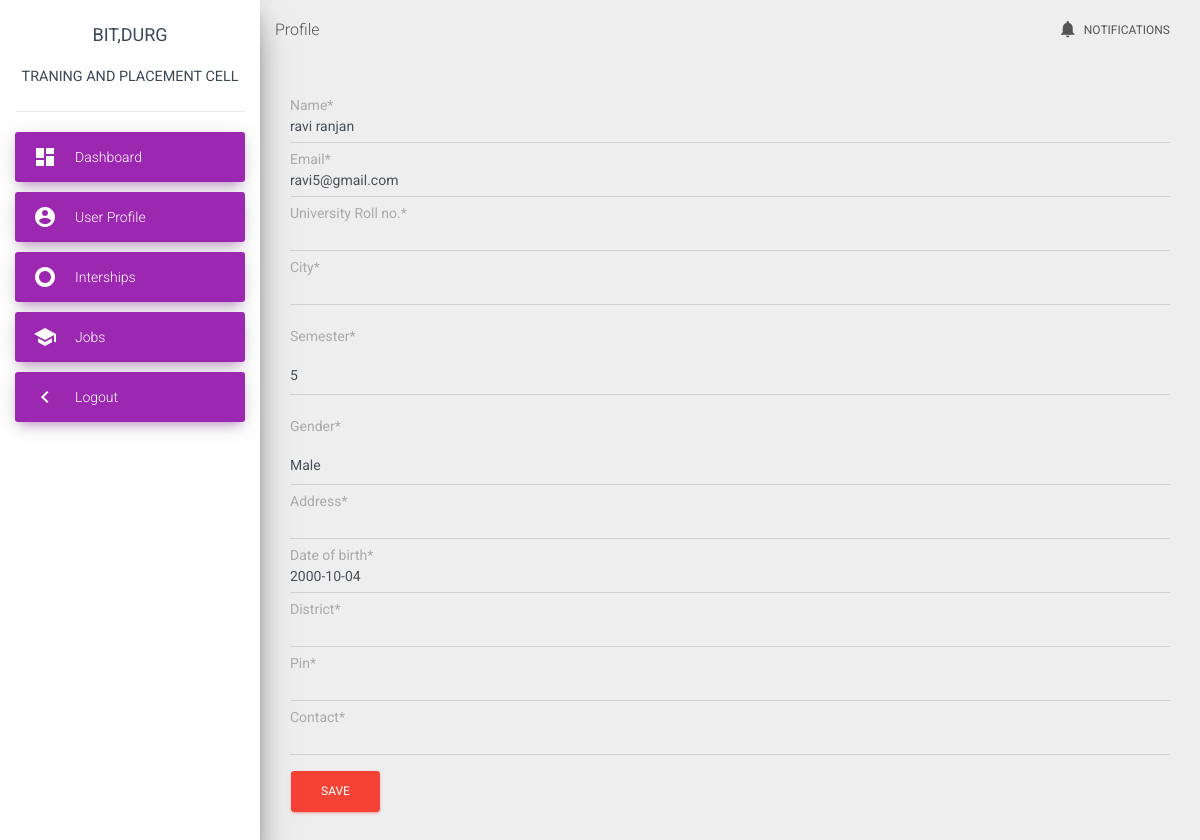
The page /profile/ (signed in) on the database its author committed.
### student/models.py (models this page shows, shortened)
class Profile (models.Model):
    user            = models.OneToOneField(User,verbose_name="User", on_delete=models.CASCADE,null=True)
    name            = models.CharField(verbose_name="Name",max_length=60,null=True)
    email           = models.EmailField(max_length=50,null=True)
    u_roll          = models.PositiveIntegerField(verbose_name="University Roll no.",null=True)
    city            = models.CharField(verbose_name="City", max_length=50,null=True)
    sem             = models.CharField(verbose_name="Semester",choices=SEM,null=True,max_length=1)
    gender          = models.CharField(verbose_name="Gender", default = 'Male', max_length=50,choices = GENDER,null=True)
    addess          = models.CharField(verbose_name="Address", max_length=50,null=True)
    birth_date      = models.DateField(("Date of birth"), default=datetime.date.today,null=True)
    ditrict         = models.CharField(verbose_name="District",max_length=50,null=True)
    pin             = models.PositiveIntegerField(verbose_name="Pin",null=True)
    contact         = models.PositiveIntegerField(verbose_name="Contact",null=True)

### student/views.py (the view)
# urls.py: path('profile/', profile , name='profile' ),
@login_required
def profile(request):
    print("******************************")
    print(request.user)
    print("******************************")
    if request.method=='POST':
        print("i am in")
        p_form=ProfileUpdateForm(request.POST, instance=request.user.profile)
        if p_form.is_valid():
            print("******************************")
            p_form.save()
            print("******************************")
            return redirect('profile')
    else:
        p_form=ProfileUpdateForm(instance=request.user.profile)
    form ={'p_form': p_form,}
    return render(request, 'user/profile.html',form)

### student/forms.py
class ProfileUpdateForm(forms.ModelForm):
	class Meta:
		model=Profile
		fields=[
				'name',
    			'email',
    			'u_roll',
     			'city',
     			'sem',
    			'gender',
    			'addess',
    			'birth_date',
    			'ditrict',
    			'pin',
    			'contact',
		]

### student/templates/user/profile.html (shortened to what this page needs)
{% extends 'index.html' %}
{% block head %}Profile{% endblock %}
{% load crispy_forms_tags %}
{% block content %}
<form method="post">
                  {{ p_form|crispy }}
                  <button class="btn btn-danger" type="submit">Save</button>
                </form>
{% endblock %}

### rows shown on the page
Profile: name "ravi ranjan", email "ravi5@gmail.com", sem "5", gender "Male", birth_date "2000-10-04"
